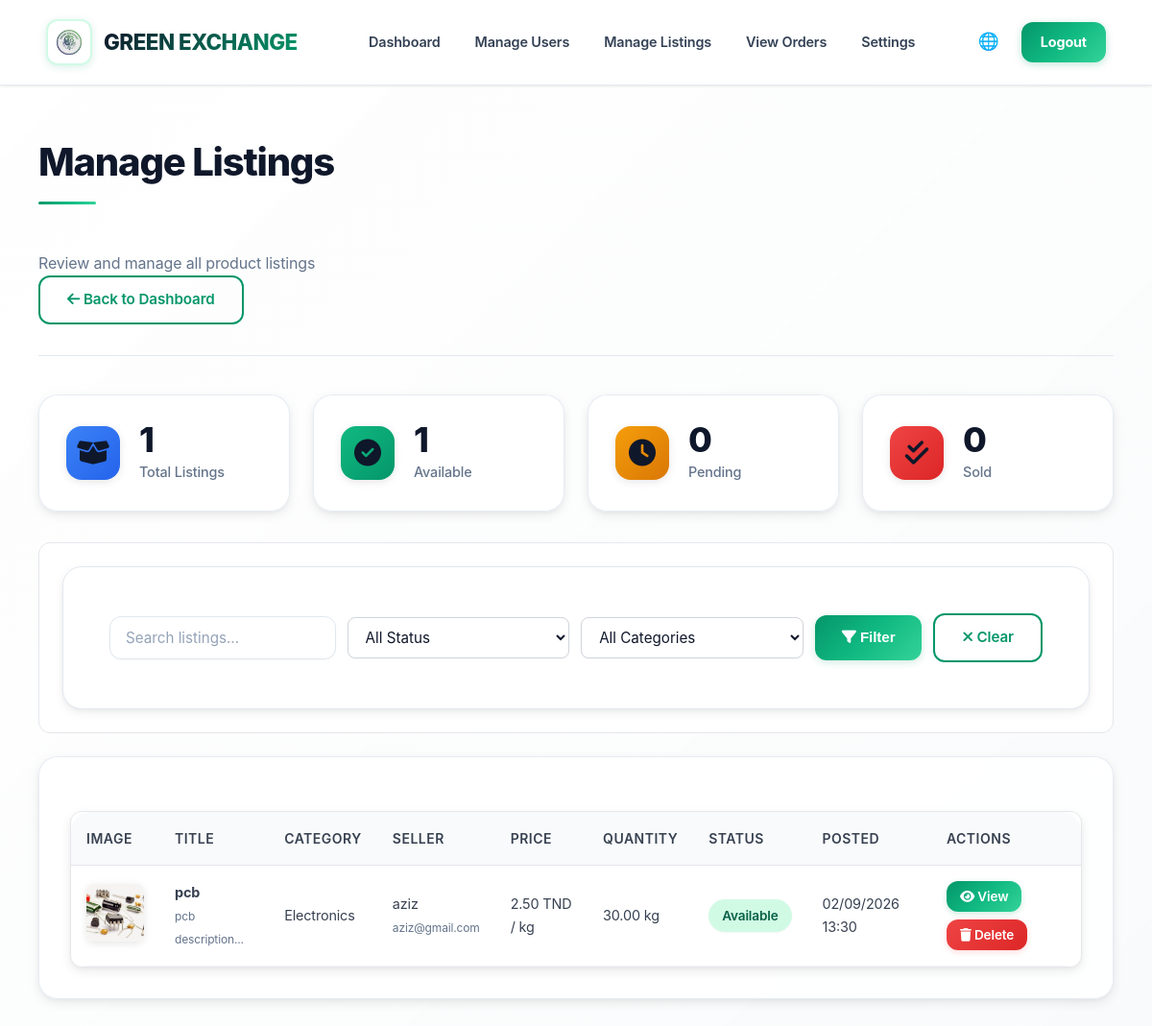
The page /pages/admin-posts.php (signed in) on the database its author committed.
### tables this page shows
CREATE TABLE posts (
    id INTEGER PRIMARY KEY AUTOINCREMENT,
    user_id INTEGER NOT NULL,
    title VARCHAR(200) NOT NULL,
    description TEXT,
    category VARCHAR(50) NOT NULL,
    waste_type VARCHAR(100) NOT NULL,
    location VARCHAR(200) NOT NULL,
    address TEXT,
    quantity DECIMAL(10, 2) NOT NULL,
    unit VARCHAR(10) NOT NULL CHECK(unit IN ('kg', 'tonnes')),
    price_per_kg DECIMAL(10, 2) NOT NULL,
    transport_by VARCHAR(10) NOT NULL CHECK(transport_by IN ('buyer', 'seller')),
    status VARCHAR(20) DEFAULT 'available' CHECK(status IN ('available', 'pending', 'sold', 'cancelled')),
    created_at DATETIME DEFAULT CURRENT_TIMESTAMP,
    updated_at DATETIME DEFAULT CURRENT_TIMESTAMP,
    FOREIGN KEY (user_id) REFERENCES users(id) ON DELETE CASCADE
);

CREATE TABLE users (
    id INTEGER PRIMARY KEY AUTOINCREMENT,
    username VARCHAR(50) UNIQUE NOT NULL,
    email VARCHAR(100) UNIQUE NOT NULL,
    password VARCHAR(255) NOT NULL,
    phone VARCHAR(20),
    address TEXT,
    city VARCHAR(100),
    role VARCHAR(10) DEFAULT 'user' CHECK(role IN ('user', 'admin')),
    verified BOOLEAN DEFAULT 0,
    account_fee_paid BOOLEAN DEFAULT 0,
    created_at DATETIME DEFAULT CURRENT_TIMESTAMP
);

### includes/functions.php (called while the page is built, shortened)
<?php
function escape($string) {
    return htmlspecialchars($string, ENT_QUOTES, 'UTF-8');
}
function formatDate($date) {
    $timestamp = strtotime($date);
    return date('d/m/Y H:i', $timestamp);
}
function formatPrice($price) {
    return number_format((float)$price, 2, '.', ' ') . ' TND';
}
function formatQuantity($quantity, $unit) {
    if ($unit === 'kg' && $quantity >= 1000) {
        $quantity_tonnes = $quantity / 1000;
        return number_format($quantity_tonnes, 2, '.', ' ') . ' tonnes';
    }
    elseif ($unit === 'tonnes' && $quantity < 1) {
        $quantity_kg = $quantity * 1000;
        return number_format($quantity_kg, 0, '.', ' ') . ' kg';
    } else {
        $formatted = number_format($quantity, 2, '.', ' ');
        return $formatted . ' ' . $unit;
    }
}

### config/languages.php (called while the page is built, shortened)
<?php
function getCurrentLanguage() {
    return DEFAULT_LANGUAGE;
}
function loadTranslations($lang) {
    $translations = [];
    $lang_file = __DIR__ . "/../lang/{$lang}.php";
    if (file_exists($lang_file)) {
        if (isset($translations) && is_array($translations) && count($translations) > 0) {
            return $translations;
        }
    }
    return [];
}
function t($key, $params = []) {
    static $translations = null;
    static $current_lang = null;
    $lang = getCurrentLanguage();
    if ($translations === null || $current_lang !== $lang || empty($translations)) {
        $current_lang = $lang;
        $translations = loadTranslations($current_lang);
    }
    $translation = isset($translations[$key]) ? $translations[$key] : $key;
    return $translation;
}

### pages/admin-posts.php (the view, shortened to what this page needs)
<?php
require_once __DIR__ . '/../includes/functions.php';
require_once __DIR__ . '/../includes/header.php';
$pdo = getDB();
$search = trim($_GET['search'] ?? '');
$status_filter = $_GET['status'] ?? 'all';
$category_filter = $_GET['category'] ?? 'all';
$where_conditions = [];
$params = [];
$where_clause = !empty($where_conditions) ? 'WHERE ' . implode(' AND ', $where_conditions) : '';
$page = max(1, intval($_GET['page'] ?? 1));
$per_page = 20;
$offset = ($page - 1) * $per_page;
$posts_query = "
    SELECT p.*, u.username, u.email,
           (SELECT image_path FROM post_images WHERE post_id = p.id AND is_primary = 1 LIMIT 1) as primary_image
    FROM posts p
    JOIN users u ON p.user_id = u.id
    $where_clause
    ORDER BY p.created_at DESC
    LIMIT ? OFFSET ?
";
$params[] = $per_page;
$params[] = $offset;
$stmt = $pdo->prepare($posts_query);
$stmt->execute($params);
$posts = $stmt->fetchAll();
$stats = [
    'total' => $pdo->query("SELECT COUNT(*) FROM posts")->fetchColumn(),
    'available' => $pdo->query("SELECT COUNT(*) FROM posts WHERE status = 'available'")->fetchColumn(),
    'pending' => $pdo->query("SELECT COUNT(*) FROM posts WHERE status = 'pending'")->fetchColumn(),
    'sold' => $pdo->query("SELECT COUNT(*) FROM posts WHERE status = 'sold'")->fetchColumn(),
];
?>
<div class="container">
    <div class="admin-header">
        <div>
            <h1 class="page-title">Manage Listings</h1>
            <p class="admin-subtitle">Review and manage all product listings</p>
        </div>
        <a href="/pages/admin.php" class="btn btn-outline">
            <i class="fa-solid fa-arrow-left"></i> Back to Dashboard
        </a>
    </div>
    <div class="admin-stats-grid" style="grid-template-columns: repeat(auto-fit, minmax(200px, 1fr)); margin-bottom: 32px;">
        <div class="admin-stat-card">
            <div class="stat-icon" style="background: linear-gradient(135deg, #3b82f6 0%, #2563eb 100%);">
                <i class="fa-solid fa-box-open"></i>
            </div>
            <div class="stat-content">
                <h3><?php echo number_format($stats['total']); ?></h3>
                <p>Total Listings</p>
            </div>
        </div>
        <div class="admin-stat-card">
            <div class="stat-icon" style="background: linear-gradient(135deg, #10b981 0%, #059669 100%);">
                <i class="fa-solid fa-check-circle"></i>
            </div>
            <div class="stat-content">
                <h3><?php echo number_format($stats['available']); ?></h3>
                <p>Available</p>
            </div>
        </div>
        <div class="admin-stat-card">
            <div class="stat-icon" style="background: linear-gradient(135deg, #f59e0b 0%, #d97706 100%);">
                <i class="fa-solid fa-clock"></i>
            </div>
            <div class="stat-content">
                <h3><?php echo number_format($stats['pending']); ?></h3>
                <p>Pending</p>
            </div>
        </div>
        <div class="admin-stat-card">
            <div class="stat-icon" style="background: linear-gradient(135deg, #ef4444 0%, #dc2626 100%);">
                <i class="fa-solid fa-check-double"></i>
            </div>
            <div class="stat-content">
                <h3><?php echo number_format($stats['sold']); ?></h3>
                <p>Sold</p>
            </div>
        </div>
    </div>
    <div class="admin-filters">
        <form method="GET" class="filter-form">
            <input type="text" name="search" placeholder="Search listings..." value="<?php echo escape($search); ?>" class="filter-input">
            <select name="status" class="filter-select">
                <option value="all" <?php echo $status_filter === 'all' ? 'selected' : ''; ?>>All Status</option>
            </select>
            <select name="category" class="filter-select">
                <option value="all" <?php echo $category_filter === 'all' ? 'selected' : ''; ?>>All Categories</option>
            </select>
            <button type="submit" class="btn btn-primary">
                <i class="fa-solid fa-filter"></i> Filter
            </button>
            <a href="/pages/admin-posts.php" class="btn btn-outline">
                <i class="fa-solid fa-times"></i> Clear
            </a>
        </form>
    </div>
    <div class="admin-section">
        <div class="admin-table-container">
            <table class="admin-table">
                <thead>
                    <tr>
                        <th>Image</th>
                        <th>Title</th>
                        <th>Category</th>
                        <th>Seller</th>
                        <th>Price</th>
                        <th>Quantity</th>
                        <th>Status</th>
                        <th>Posted</th>
                        <th>Actions</th>
                    </tr>
                </thead>
                <tbody>
                    <?php if (empty($posts)): ?>
                        <tr>
                            <td colspan="9" style="text-align: center; padding: 40px;">
                                <p style="color: var(--text-gray);">No listings found.</p>
                            </td>
                        </tr>
                    <?php else: ?>
                        <?php foreach ($posts as $post): ?>
                        <tr>
                            <td>
                                <?php if ($post['primary_image']): ?>
                                    <img src="<?php echo escape($post['primary_image']); ?>" alt="<?php echo escape($post['title']); ?>" style="width: 60px; height: 60px; object-fit: cover; border-radius: 8px;">
                                <?php else: ?>
                                    <div style="width: 60px; height: 60px; background: #f3f4f6; border-radius: 8px; display: flex; align-items: center; justify-content: center;">
                                        <i class="fa-solid fa-image" style="color: #9ca3af;"></i>
                                    </div>
                                <?php endif; ?>
                            </td>
                            <td>
                                <strong><?php echo escape($post['title']); ?></strong>
                                <?php if ($post['description']): ?>
                                    <br><small style="color: var(--text-gray);"><?php echo escape(substr($post['description'], 0, 50)); ?>...</small>
                                <?php endif; ?>
                            </td>
                            <td><?php echo t('category_' . $post['category']); ?></td>
                            <td>
                                <div><?php echo escape($post['username']); ?></div>
                                <small style="color: var(--text-gray);"><?php echo escape($post['email']); ?></small>
                            </td>
                            <td><?php echo formatPrice($post['price_per_kg']); ?> / kg</td>
                            <td><?php echo formatQuantity($post['quantity'], $post['unit']); ?></td>
                            <td>
                                <span class="status-badge status-<?php echo $post['status']; ?>">
                                    <?php echo t($post['status']); ?>
                                </span>
                            </td>
                            <td><?php echo formatDate($post['created_at']); ?></td>
                            <td>
                                <div style="display: flex; gap: 8px; flex-wrap: wrap;">
                                    <a href="/pages/listing.php?id=<?php echo $post['id']; ?>" class="btn-small btn-primary" target="_blank">
                                        <i class="fa-solid fa-eye"></i> View
                                    </a>
                                    <a href="#" class="btn-small btn-danger" onclick="confirmDelete(<?php echo $post['id']; ?>, 'Delete this listing?', true); return false;">
                                        <i class="fa-solid fa-trash"></i> Delete
                                    </a>
                                </div>
                            </td>
                        </tr>
                        <?php endforeach; ?>
                    <?php endif; ?>
                </tbody>
            </table>
        </div>
    </div>
</div>
<?php require_once __DIR__ . '/../includes/footer.php'; ?>

### pages/admin-posts.php (style rules this page uses)
body.admin-body { background: #f9fafb; }
.admin-filters { background: white; border: 1px solid #e5e7eb; border-radius: 12px; padding: 24px; margin-bottom: 24px; }
.filter-form { display: flex; gap: 12px; flex-wrap: wrap; align-items: center; }
.filter-input, .filter-select { padding: 10px 14px; border: 1px solid #d1d5db; border-radius: 8px; font-size: 0.95rem; flex: 1; min-width: 200px; background: white; transition: border-color 0.2s; }
.admin-table-container { background: white; border: 1px solid #e5e7eb; border-radius: 12px; overflow: hidden; }
.admin-table { width: 100%; border-collapse: collapse; }
.admin-table thead { background: #f9fafb; }
.admin-table th { padding: 16px; text-align: left; font-weight: 600; color: #374151; font-size: 0.875rem; border-bottom: 1px solid #e5e7eb; }
.admin-table tbody tr { border-bottom: 1px solid #f3f4f6; transition: background 0.2s; }
.admin-table td { padding: 16px; font-size: 0.9rem; color: #374151; vertical-align: middle; }
.admin-table img { box-shadow: 0 2px 8px rgba(0, 0, 0, 0.1); }

### rows shown on the page
posts: title "pcb", description "pcb description", category "Electronics", user.username "aziz", user.email "aziz@gmail.com", price_per_kg "2.50 TND", formatQuantity($post['quantity'], $post['unit']) "30.00 kg", status "Available", created_at "02/09/2026 13:30"

### other values the page prints
t('dashboard') "Dashboard"
t('manage_users') "Manage Users"
t('manage_listings') "Manage Listings"
t('view_orders') "View Orders"
t('settings') "Settings"
t('logout') "Logout"
$stats['total'] "1"
$stats['available'] "1"
$stats['pending'] "0"
$stats['sold'] "0"
